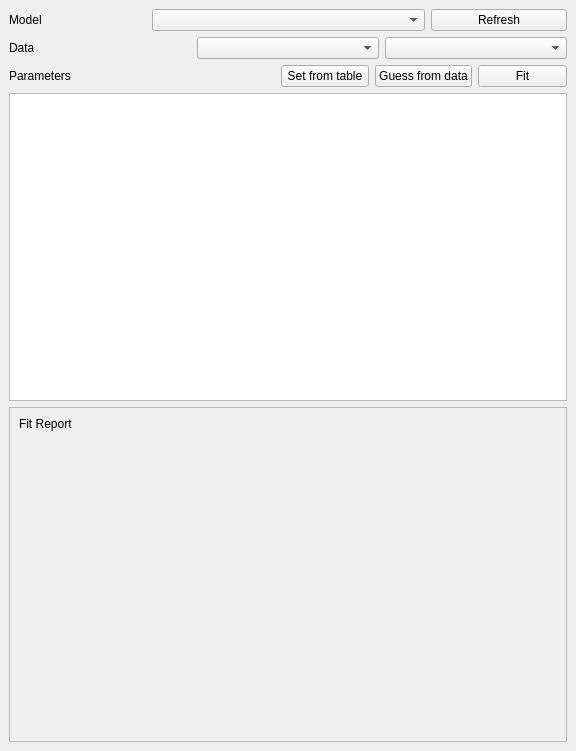
<?xml version="1.0" encoding="UTF-8"?>
<ui version="4.0">
 <class>fit_dock</class>
 <widget class="QDockWidget" name="fit_dock">
  <property name="geometry">
   <rect>
    <x>0</x>
    <y>0</y>
    <width>576</width>
    <height>751</height>
   </rect>
  </property>
  <property name="windowTitle">
   <string>Fit</string>
  </property>
  <widget class="QWidget" name="fit_widget">
   <layout class="QVBoxLayout" name="verticalLayout" stretch="1,1,5,5">
    <item>
     <layout class="QHBoxLayout" name="model_selection_layout" stretch="1,2,1">
      <item>
       <widget class="QLabel" name="model_label">
        <property name="text">
         <string>Model</string>
        </property>
       </widget>
      </item>
      <item>
       <widget class="QComboBox" name="models_combobox"/>
      </item>
      <item>
       <widget class="QPushButton" name="refresh_button">
        <property name="text">
         <string>Refresh</string>
        </property>
       </widget>
      </item>
     </layout>
    </item>
    <item>
     <layout class="QHBoxLayout" name="axis_layout" stretch="1,1,1">
      <item>
       <widget class="QLabel" name="data_label">
        <property name="text">
         <string>Data</string>
        </property>
       </widget>
      </item>
      <item>
       <widget class="QComboBox" name="x_combo"/>
      </item>
      <item>
       <widget class="QComboBox" name="y_combo"/>
      </item>
     </layout>
    </item>
    <item>
     <layout class="QVBoxLayout" name="verticalLayout_4" stretch="1,7">
      <item>
       <layout class="QHBoxLayout" name="horizontalLayout_2" stretch="3,1,1,1">
        <item>
         <widget class="QLabel" name="parameters_label">
          <property name="minimumSize">
           <size>
            <width>0</width>
            <height>0</height>
           </size>
          </property>
          <property name="maximumSize">
           <size>
            <width>16777215</width>
            <height>32</height>
           </size>
          </property>
          <property name="text">
           <string>Parameters</string>
          </property>
         </widget>
        </item>
        <item>
         <widget class="QPushButton" name="pushButton">
          <property name="text">
           <string>Set from table</string>
          </property>
         </widget>
        </item>
        <item>
         <widget class="QPushButton" name="guess_button">
          <property name="text">
           <string>Guess from data</string>
          </property>
         </widget>
        </item>
        <item>
         <widget class="QPushButton" name="fit_button">
          <property name="text">
           <string>Fit</string>
          </property>
         </widget>
        </item>
       </layout>
      </item>
      <item>
       <widget class="QTableWidget" name="parameters_table">
        <property name="sizePolicy">
         <sizepolicy hsizetype="Minimum" vsizetype="Minimum">
          <horstretch>0</horstretch>
          <verstretch>0</verstretch>
         </sizepolicy>
        </property>
       </widget>
      </item>
     </layout>
    </item>
    <item>
     <widget class="QScrollArea" name="scrollArea_2">
      <property name="widgetResizable">
       <bool>true</bool>
      </property>
      <widget class="QWidget" name="scrollAreaWidgetContents_2">
       <property name="geometry">
        <rect>
         <x>0</x>
         <y>0</y>
         <width>550</width>
         <height>279</height>
        </rect>
       </property>
       <layout class="QHBoxLayout" name="horizontalLayout_3">
        <item>
         <widget class="QLabel" name="fit_report_label">
          <property name="text">
           <string>Fit Report</string>
          </property>
          <property name="alignment">
           <set>Qt::AlignLeading|Qt::AlignLeft|Qt::AlignTop</set>
          </property>
          <property name="wordWrap">
           <bool>true</bool>
          </property>
         </widget>
        </item>
       </layout>
      </widget>
     </widget>
    </item>
   </layout>
  </widget>
 </widget>
 <resources/>
 <connections/>
</ui>
